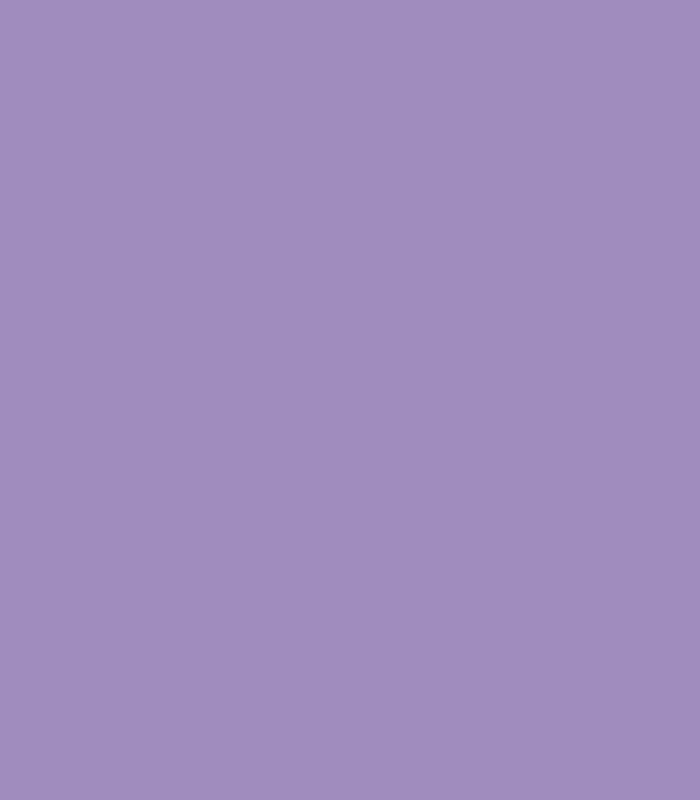
Frame 1 (no input)
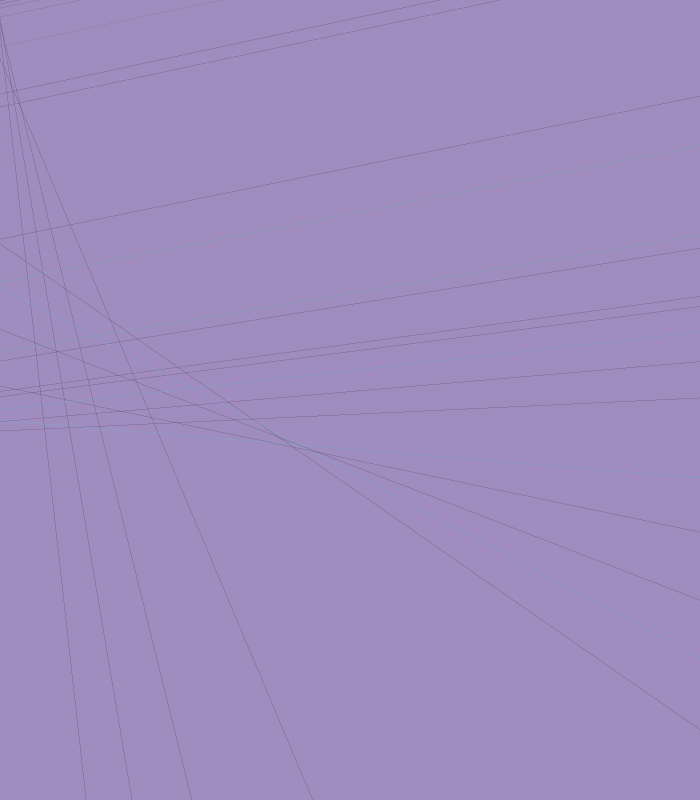
Frame 60 (the mouse pressed at the canvas centre just before this capture)
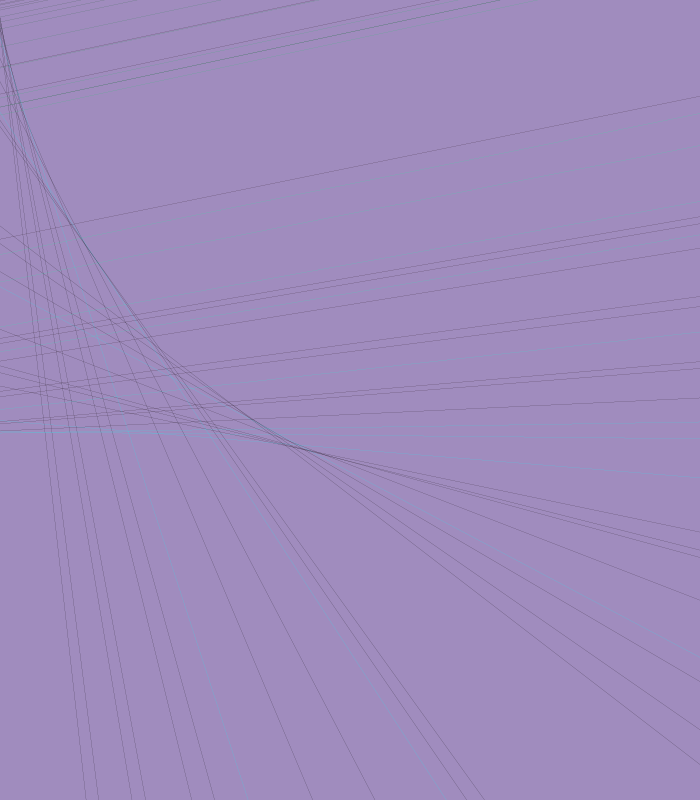
Frame 120 (the mouse held since frame 60 and released just before this capture)

The Processing sketch that drew these frames (run headless with seeded random() and noise(); from frame 60 on, the mouse is pressed at the canvas centre):

// Processing sketch: processing_53733
// ── processing_53733.pde

float x, y, angle;

void setup() {
  size (700, 800);
  background(160, 140, 190);
  smooth();
  //noStroke();
  //fill(0);
  x = 0;
  y = 0;
  angle = 0;
  
}

void draw() {
  noFill();
  strokeWeight(.01);
  stroke(x, y, angle*4);

  angle = x*8;
  x = cos(radians (angle))*20;
  y = sin(radians(angle))* height/1.5;
    line (x-30, y-100, angle*200+7, x*360);
    x++;
    y++;
    angle++;
}
